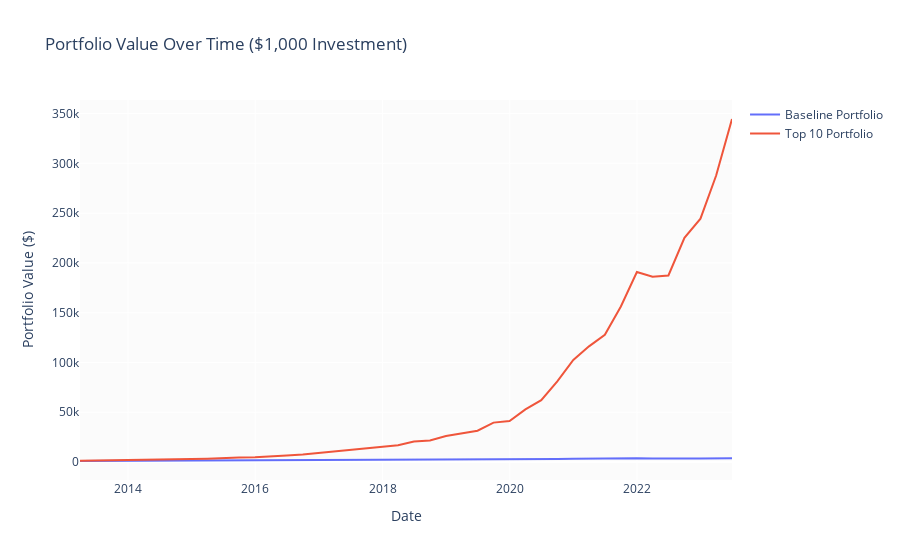

The cell this chart's notebook holds for it:
### Code cell
import plotly.graph_objects as go

# Assuming you have a dataframe 'df_avg' with columns 'datadate', 'baseline_portfolio', and 'top_10'

# Calculate the cumulative return for both portfolios
df_avg['baseline_cum_return'] = (1 + df_avg['baseline']).cumprod()
df_avg['top_10_cum_return'] = (1 + df_avg['top_10']).cumprod()

# Calculate the value over time of a $1,000 investment
initial_investment = 1000
df_avg['baseline_value'] = initial_investment * df_avg['baseline_cum_return']
df_avg['top_10_value'] = initial_investment * df_avg['top_10_cum_return']

# Create the plot
fig = go.Figure()

# Add baseline portfolio trace
fig.add_trace(go.Scatter(x=df_avg['datadate'], y=df_avg['baseline_value'],
                         mode='lines', name='Baseline Portfolio'))

# Add top_10 portfolio trace
fig.add_trace(go.Scatter(x=df_avg['datadate'], y=df_avg['top_10_value'],
                         mode='lines', name='Top 10 Portfolio'))

# Update the layout
fig.update_layout(
    title='Portfolio Value Over Time ($1,000 Investment)',
    xaxis_title='Date',
    yaxis_title='Portfolio Value ($)',
)

# Show the plot
fig.show()
